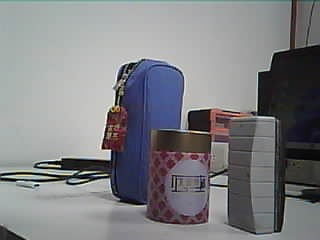
#> input picture rectification/left_image.jpg, 320 x 240 px
$ python rectify.py   (older library calls are emulated)
#> lines starting #> are read from the running program, lines starting #| are printed output that depends on the picture
import cv2
import numpy as np


def rectify_images(camera_matrix_path, left_image_path, right_image_path):
    """相片校正

    Args:
        camera_matrix_path: 相機參數.txt的路徑
        left_image_path: 左圖的路徑
        right_image_path: 右圖的路徑

    Returns:
        rect_left_image: 校正後的左圖
        rect_right_image: 校正後的右圖

    """
#> called with camera_matrix_path = 'camera_parameters.txt', left_image_path = 'left_image.jpg', right_image_path = 'right_image.jpg'

    left_image = cv2.imread(left_image_path)
#> left_image is the input picture: shape (240, 320, 3); mean B, G, R 130.5, 127.5, 126.9
    right_image = cv2.imread(right_image_path)
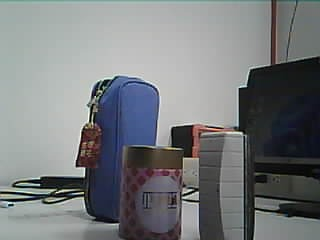
#> input picture rectification/right_image.jpg, 320 x 240 px
#> right_image is the input picture: shape (240, 320, 3); mean B, G, R 124.3, 122.3, 119.2

    def read_matrices_from_txt(file_path):
        """讀取相機參數.txt裡面的矩陣

            Arg:
                file_path: txt檔的路徑

            Return:
                matrices: 包含了矩陣標題以及矩陣的字典
        """
#> called with file_path = 'camera_parameters.txt'
        matrices = {}
        current_matrix_lines = []

        with open(file_path, 'r') as file:
#> (reads calibration/camera_parameters.txt from the repository)
            for line in file:
                line = line.strip()

                if not line:
                    continue

                if line.endswith(':'):
                    current_title = line[:-1]  # 把標題後的冒號刪除
                    current_matrix_lines = []
                elif line.endswith(']'):
                    current_matrix_lines.append(line)
                    # 提取出數字，並轉換成 float
                    row_data = list(
                        map(float, ' '.join(current_matrix_lines).strip(
                            '[]').split()))
                    matrices[current_title] = matrices.get(current_title,
                                                           []) + [row_data]
                    current_matrix_lines = []
                else:
                    # 當行結尾不是':'或']'的時候，先把行存起來，等到下一次再合併，解決同一行換行問題
                    current_matrix_lines.append(line)

        # 把 matrices 中矩陣的型態從 list 轉換成 numpy array
        matrices = {key: np.array(value) for key, value in matrices.items()}
        return matrices

    camera_matrix = read_matrices_from_txt(camera_matrix_path)
    camera_matrix_left = camera_matrix.get('Camera matrix left')
    distcoeffs_left = camera_matrix.get('distCoeffs left')
    camera_matrix_right = camera_matrix.get('Camera matrix right')
    distcoeffs_right = camera_matrix.get('distCoeffs right')
    r = camera_matrix.get('R')
    t = camera_matrix.get('T')

    # 計算旋轉矩陣和投影矩陣
    (rotation_left, rotation_right, projection_left, projection_right, Q,
     validPixROI1,
     validPixROI2) = cv2.stereoRectify(camera_matrix_left, distcoeffs_left,
                                       camera_matrix_right, distcoeffs_right,
                                       left_image.shape[1::-1], r, t)
#> validPixROI1 = (0, 0, 0, 0); validPixROI2 = (0, 0, 0, 0)

    # 產生左圖映射表(計算無畸變、修正轉換關係)
    (map1,
     map2) = cv2.initUndistortRectifyMap(camera_matrix_left, distcoeffs_left,
                                         rotation_left, projection_left,
                                         left_image.shape[1::-1], cv2.CV_32FC1)
    # 執行映射(將一張影像中某位置的像素放置到另一個圖片指定位置)
    rect_left_image = cv2.remap(left_image, map1, map2, cv2.INTER_CUBIC)
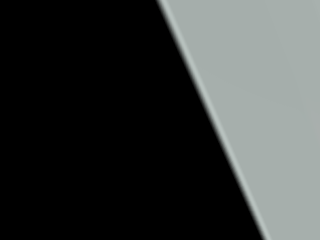
#> rect_left_image: shape (240, 320, 3); mean B, G, R 58.5, 59.5, 56.5

    # 產生右圖映射表
    (map1,
     map2) = cv2.initUndistortRectifyMap(camera_matrix_right, distcoeffs_right,
                                         rotation_right, projection_right,
                                         left_image.shape[1::-1], cv2.CV_32FC1)
    rect_right_image = cv2.remap(right_image, map1, map2, cv2.INTER_CUBIC)

    print(left_image.shape[1::-1])
#| (320, 240)

    return rect_left_image, rect_right_image


rect_left_image, rect_right_image = rectify_images(
    'camera_parameters.txt', 'left_image.jpg', 'right_image.jpg')

# Save the rectified images
cv2.imwrite('rectified_left.jpg', rect_left_image)
cv2.imwrite('rectified_right.jpg', rect_right_image)
